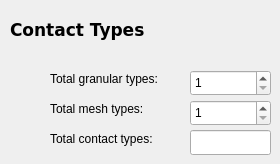
      <widget class="QWidget" name="page_14">
       <widget class="QLabel" name="label_28">
        <property name="geometry">
         <rect>
          <x>10</x>
          <y>20</y>
          <width>141</width>
          <height>21</height>
         </rect>
        </property>
        <property name="font">
         <font>
          <family>DejaVu Sans</family>
          <pointsize>13</pointsize>
          <weight>75</weight>
          <bold>true</bold>
         </font>
        </property>
        <property name="text">
         <string>Contact Types</string>
        </property>
        <property name="textFormat">
         <enum>Qt::RichText</enum>
        </property>
       </widget>
       <widget class="QLabel" name="label_31">
        <property name="geometry">
         <rect>
          <x>50</x>
          <y>70</y>
          <width>131</width>
          <height>17</height>
         </rect>
        </property>
        <property name="text">
         <string>Total granular types:</string>
        </property>
       </widget>
       <widget class="QLabel" name="label_32">
        <property name="geometry">
         <rect>
          <x>50</x>
          <y>100</y>
          <width>131</width>
          <height>17</height>
         </rect>
        </property>
        <property name="text">
         <string>Total mesh types:</string>
        </property>
       </widget>
       <widget class="QLabel" name="label_33">
        <property name="geometry">
         <rect>
          <x>50</x>
          <y>130</y>
          <width>131</width>
          <height>17</height>
         </rect>
        </property>
        <property name="text">
         <string>Total contact types:</string>
        </property>
       </widget>
       <widget class="QSpinBox" name="spnbox_geometry_contacttypes_totalgranulartypes">
        <property name="geometry">
         <rect>
          <x>190</x>
          <y>70</y>
          <width>81</width>
          <height>26</height>
         </rect>
        </property>
        <property name="minimum">
         <number>1</number>
        </property>
       </widget>
       <widget class="QSpinBox" name="spnbox_geometry_contacttypes_totalmeshtypes">
        <property name="geometry">
         <rect>
          <x>190</x>
          <y>100</y>
          <width>81</width>
          <height>26</height>
         </rect>
        </property>
        <property name="minimum">
         <number>1</number>
        </property>
       </widget>
       <widget class="QLineEdit" name="line_geometry_contacttypes_totaltypes">
        <property name="geometry">
         <rect>
          <x>190</x>
          <y>130</y>
          <width>81</width>
          <height>25</height>
         </rect>
        </property>
       </widget>
      </widget>
